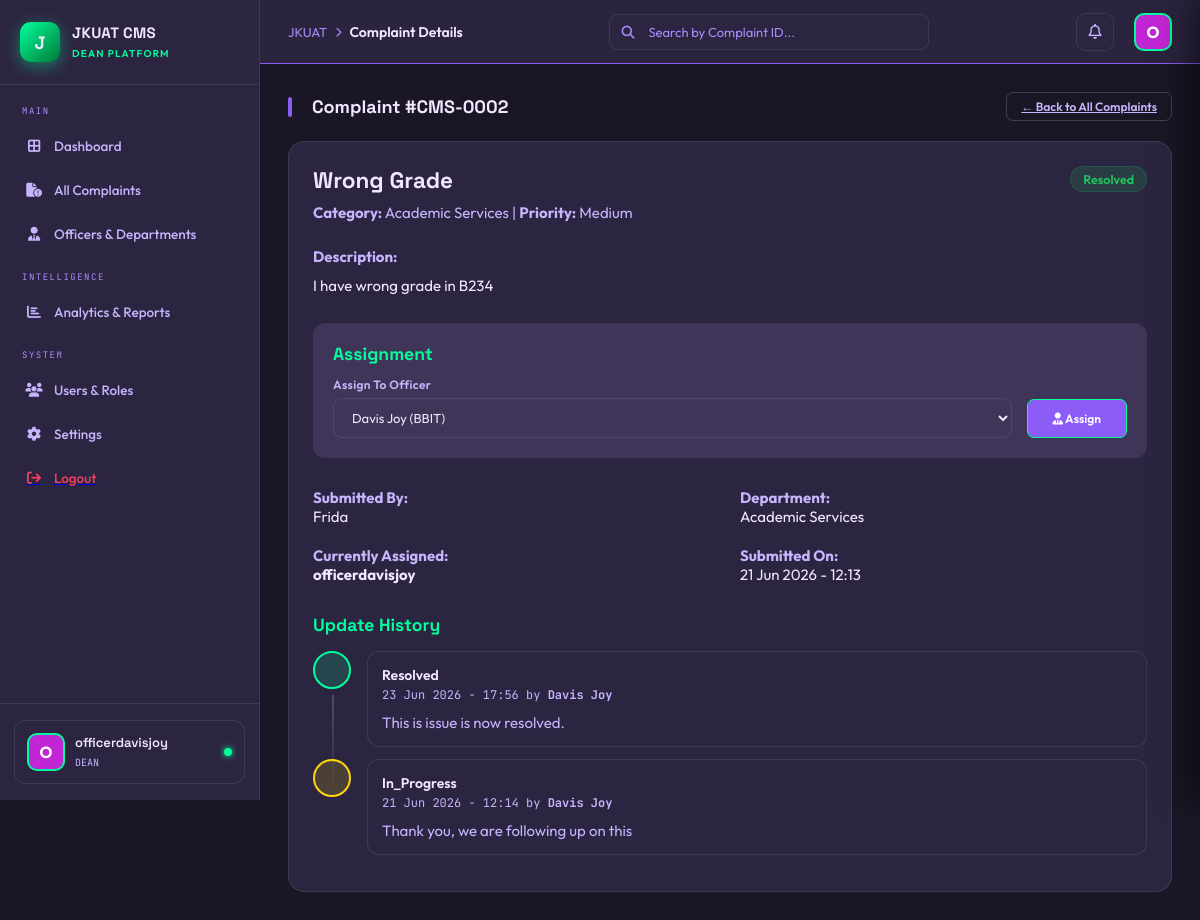
Screenshot of /accounts/dean/complaints/CMS-0002/ (signed in) with the database file from the repository.
### accounts/models.py (models this page shows, shortened)
class Complaint(models.Model):
    STATUS_CHOICES = [
        ('open', 'Open'),
        ('in_progress', 'In Progress'),
        ('resolved', 'Resolved'),
        ('closed', 'Closed'),
        ('escalated', 'Escalated'),
    ]
    PRIORITY_CHOICES = [
        ('low', 'Low'),
        ('medium', 'Medium'),
        ('high', 'High'),
        ('urgent', 'Urgent'),
    ]
    CATEGORY_CHOICES = [
        ('academic', 'Academic Services'),
        ('ict', 'ICT & Infrastructure'),
        ('hostel', 'Hostel & Accommodation'),
        ('finance', 'Finance & Fees'),
        ('library', 'Library Services'),
        ('health', 'Health & Wellness'),
        ('other', 'Other'),
    ]
    complaint_id = models.CharField(max_length=20, unique=True, editable=False)
    complainant = models.ForeignKey(
        User,
        on_delete=models.CASCADE,
        related_name='complaints_made'
    )
    title = models.CharField(max_length=255)
    description = models.TextField()
    category = models.CharField(max_length=50, choices=CATEGORY_CHOICES, default='other')
    department = models.ForeignKey(
        Department,
        on_delete=models.SET_NULL,
        null=True,
        blank=True,
        related_name='department_complaints'
    )
    priority = models.CharField(max_length=20, choices=PRIORITY_CHOICES, default='medium')
    status = models.CharField(max_length=20, choices=STATUS_CHOICES, default='open')
    assigned_to = models.ForeignKey(
        User,
        on_delete=models.SET_NULL,
        null=True,
        blank=True,
        related_name='assigned_complaints'
    )
    date_submitted = models.DateTimeField(auto_now_add=True)
    date_updated = models.DateTimeField(auto_now=True)
    date_resolved = models.DateTimeField(null=True, blank=True)
    resolution_time_days = models.FloatField(null=True, blank=True, editable=False)

class ComplaintUpdate(models.Model):
    complaint = models.ForeignKey(Complaint, on_delete=models.CASCADE, related_name='updates')
    updated_by = models.ForeignKey(User, on_delete=models.CASCADE, related_name='complaint_updates')
    previous_status = models.CharField(max_length=20, blank=True)
    new_status = models.CharField(max_length=20, choices=Complaint.STATUS_CHOICES)
    comment = models.TextField(blank=True)
    date = models.DateTimeField(auto_now_add=True)
    class Meta:
        ordering = ['-date']

### accounts/views.py (the view, shortened to what this page needs)
# urls.py: path('dean/complaints/<str:complaint_id>/', views.dean_complaint_detail, name='complaint_detail'),
@login_required
def dean_complaint_detail(request, complaint_id):
    complaint = get_object_or_404(
        Complaint.objects.select_related(
            'complainant',
            'department',
            'assigned_to',
            'assigned_to__profile'
        ),
        complaint_id=complaint_id
    )
    officers = User.objects.filter(
        profile__role='officer'
    ).select_related('profile').order_by('first_name', 'last_name')
    updates = ComplaintUpdate.objects.filter(
        complaint=complaint
    ).select_related('updated_by', 'updated_by__profile')\
     .order_by('-date')
    context = {
        'complaint': complaint,
        'updates': updates,
        'officers': officers,
    }
    return render(request, 'accounts/complaint_detail.html', context)

### accounts/context_processors.py (called while the page is built)
def notifications(request):
    if request.user.is_authenticated:
        unread_notifications = Notification.objects.filter(recipient=request.user, is_read=False).order_by('-created_at')
        all_notifications = Notification.objects.filter(recipient=request.user).order_by('-created_at')[:20] # Last 20 notifications
        return {
            'unread_notifications_count': unread_notifications.count(),
            'notifications_list': all_notifications
        }
    return {
        'unread_notifications_count': 0,
        'notifications_list': []
    }

### accounts/templates/accounts/complaint_detail.html (shortened to what this page needs)
{% extends "accounts/base.html" %}
{% block breadcrumb %}Complaint Details{% endblock %}
{% block content %}
<div class="page-wrap active">
    <div class="section-hdr">
        <div class="section-title">
            Complaint #{{ complaint.complaint_id }}
        </div>
        <a href="{% url 'accounts:dean_complaints' %}" class="btn-sm btn-outline">
            ← Back to All Complaints
        </a>
    </div>
    <div class="card">
        <div style="display: flex; justify-content: space-between; align-items: start; margin-bottom: 25px;">
            <div>
                <h2 style="margin: 0 0 8px 0; color: var(--txt);">{{ complaint.title }}</h2>
                <p style="margin: 0; color: var(--txt2);">
                    <strong>Category:</strong> {{ complaint.get_category_display|default:complaint.category|title }}
                    | <strong>Priority:</strong> {{ complaint.get_priority_display|default:complaint.priority|title }}
                </p>
            </div>
            <span class="badge-pill
                {% if complaint.status == 'resolved' %}pill-green
                {% elif complaint.status == 'in_progress' %}pill-gold
                {% else %}pill-red{% endif %}">
                {{ complaint.get_status_display|default:complaint.status|title }}
            </span>
        </div>
        <div style="margin-bottom: 25px;">
            <strong style="color: var(--txt2);">Description:</strong>
            <p style="margin-top: 8px; line-height: 1.6;">{{ complaint.description }}</p>
        </div>
        <div style="background: var(--surf2); padding: 20px; border-radius: 12px; margin-bottom: 30px;">
            <h3 style="margin-bottom: 12px; color: var(--green);">Assignment</h3>
            <form method="POST">
                <div style="display: flex; gap: 15px; align-items: end;">
                    <div style="flex: 1;">
                        <label class="form-label">Assign To Officer</label>
                        <select name="assigned_to" class="form-input">
                            {% for officer in officers %}
                            <option value="{{ officer.id }}"
                                {% if complaint.assigned_to and complaint.assigned_to.id == officer.id %}selected{% endif %}>
                                {{ officer.get_full_name|default:officer.username }}
                                ({{ officer.profile.department|default:"No Department" }})
                            </option>
                            {% endfor %}
                        </select>
                    </div>
                    <button type="submit" class="btn-sm btn-green" style="padding: 11px 25px;">
                        <i class="fa-solid fa-user-tie"></i> Assign
                    </button>
                </div>
            </form>
        </div>
        <div style="display: grid; grid-template-columns: 1fr 1fr; gap: 20px; margin-bottom: 30px;">
            <div>
                <strong style="color: var(--txt2);">Submitted By:</strong><br>
                {{ complaint.complainant.get_full_name|default:complaint.complainant.username|default:"—" }}
            </div>
            <div>
                <strong style="color: var(--txt2);">Department:</strong><br>
                {{ complaint.get_category_display|default:"—" }}
            </div>
            <div>
                <strong style="color: var(--txt2);">Currently Assigned:</strong><br>
                <strong>
                    {{ complaint.assigned_to.username|default:"Not Assigned Yet" }}
                </strong>
            </div>
            <div>
                <strong style="color: var(--txt2);">Submitted On:</strong><br>
                {{ complaint.date_submitted|date:"d M Y - H:i" }}
            </div>
        </div>
        <h3 style="margin: 30px 0 15px 0; color: var(--green);">Update History</h3>
        <div class="clearance-timeline">
            {% for update in updates %}
            <div class="ct-step">
                <div class="ct-dot
                    {% if update.new_status == 'resolved' %}done
                    {% elif update.new_status == 'in_progress' %}pending
                    {% else %}locked{% endif %}">
                </div>
                <div class="ct-body">
                    <div class="ct-dept">{{ update.new_status|title }}</div>
                    <div class="ct-meta">
                        {{ update.date|date:"d M Y - H:i" }} by
                        <strong>{{ update.updated_by.get_full_name|default:update.updated_by.username }}</strong>
                    </div>
                    {% if update.comment %}
                    <p style="margin-top: 10px; color: var(--txt2);">{{ update.comment }}</p>
                    {% endif %}
                </div>
            </div>
            {% empty %}
            <div style="padding: 30px; text-align: center; color: var(--txt2); background: var(--surf2); border-radius: 12px;">
                No updates recorded yet.
            </div>
            {% endfor %}
        </div>
    </div>
</div>
{% endblock %}

### accounts/templates/accounts/base.html (shortened to what this page needs)
{% load static %}
<!DOCTYPE html>
<html lang="en">
<head>
    <link rel="stylesheet" href="https://cdnjs.cloudflare.com/ajax/libs/font-awesome/6.4.0/css/all.min.css">
</head>
<body>
    <div class="shell">
        <aside class="sidebar" id="sidebar">
            <div class="brand">
                <div class="brand-logo">J</div>
                <div class="brand-info">
                    <h2>JKUAT CMS</h2>
                    <span>DEAN Platform</span>
                </div>
            </div>
            <div class="nav-links">
                <div class="nav-section">MAIN</div>
                <a href="{% url 'accounts:dean_dashboard' %}" class="nav-item {% if request.resolver_match.url_name == 'dean_dashboard' %}active{% endif %}">
                    <i class="fa-solid fa-border-all"></i> Dashboard
                </a>
                <a href="{% url 'accounts:dean_complaints' %}" class="nav-item {% if request.resolver_match.url_name == 'dean_complaints' %}active{% endif %}">
                    <i class="fa-solid fa-file-circle-exclamation"></i> All Complaints
                </a>
                <a href="{% url 'accounts:dean_officers' %}" class="nav-item {% if request.resolver_match.url_name == 'dean_officers' %}active{% endif %}">
                    <i class="fa-solid fa-user-tie"></i> Officers & Departments
                </a>
                <div class="nav-section">INTELLIGENCE</div>
                <a href="{% url 'accounts:dean_analytics' %}" class="nav-item {% if request.resolver_match.url_name == 'dean_analytics' %}active{% endif %}">
                    <i class="fa-solid fa-chart-bar"></i> Analytics & Reports
                </a>
                <div class="nav-section">SYSTEM</div>
                <a href="{% url 'accounts:dean_users' %}" class="nav-item {% if request.resolver_match.url_name == 'dean_users' %}active{% endif %}">
                    <i class="fa-solid fa-users"></i> Users & Roles
                </a>
                <a href="{% url 'accounts:dean_settings' %}" class="nav-item {% if request.resolver_match.url_name == 'dean_settings' %}active{% endif %}">
                    <i class="fa-solid fa-gear"></i> Settings
                </a>
                <a href="{% url 'accounts:user_logout' %}"><div class="nav-item logout"><i class="fa-solid fa-arrow-right-from-bracket"></i> Logout</div></a>
            </div>
            <div class="sidebar-footer">
                <div class="student-card">
                    <div class="student-avatar">{{ request.user.username|first|upper }}</div>
                    <div class="student-info">
                        <h4>{{ request.user.username|default:"Dr. Jane Mwangi" }}</h4>
                        <span>DEAN</span>
                    </div>
                    <div class="online-dot"></div>
                </div>
            </div>
        </aside>
        <main class="main">
            <header class="topbar">
                <div class="topbar-left">
                    <div class="page-breadcrumb">
                        <span>JKUAT</span>
                        <i class="fa-solid fa-chevron-right" style="font-size:10px;color:var(--txt3)"></i>
                        <strong>{% block breadcrumb %}Dashboard{% endblock %}</strong>
                    </div>
                </div>
                <form action="{% url 'accounts:global_search' %}" method="GET" class="search-wrap">
                    <i class="fa-solid fa-magnifying-glass"></i>
                    <input type="text" name="q" placeholder="Search by Complaint ID..." id="globalSearch">
                </form>
                <div class="topbar-right">
                    <div class="icon-btn" onclick="toggleNotif()">
                        <i class="fa-regular fa-bell"></i>
                    </div>
                    <div class="avatar-btn" onclick="location.href='#'">{{ request.user.username|first|upper }}</div>
                </div>
            </header>
            {% block content %}{% endblock %}
        </main>
    </div>
</body>
</html>

### rows the page displays
Complaint: complaint_id "CMS-0002", title "Wrong Grade", category "Academic Services", priority "Medium", status "Resolved", description "I have wrong grade in B234", assigned_to "Davis Joy (BBIT)", complainant.get_full_name "Frida", assigned_to.username "officerdavisjoy", date_submitted "21 Jun 2026 - 12:13"
ComplaintUpdate: new_status "Resolved", date "23 Jun 2026 - 17:56", updated_by.get_full_name "Davis Joy", comment "This is issue is now resolved."
ComplaintUpdate: new_status "In_Progress", date "21 Jun 2026 - 12:14", updated_by.get_full_name "Davis Joy", comment "Thank you, we are following up on this"

### other values shown
{{ request.user.username|first|upper }} "O"
{{ request.user.username|default:"Dr. Jane Mwangi" }} "officerdavisjoy"
